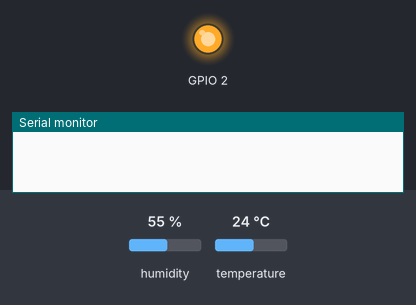
Simulated run of this program. Board: ESP32. Parts: output pins drawn as LEDs (lit = HIGH), the last lines printed to the serial monitor. The inputs (shaded band) are chosen by the test bench; at power-on: humidity 55 %, temperature 24 °C. WiFi joins after 1.5 s; servers stay silent unless stated; no MQTT or app messages arrive unless stated; pins used as bus, display or sensor lines are not drawn. At 3.7 s the program puts the board to deep sleep or switches it off; the recording ends there.

Above: at 0.12 s.
At 1.3 s:
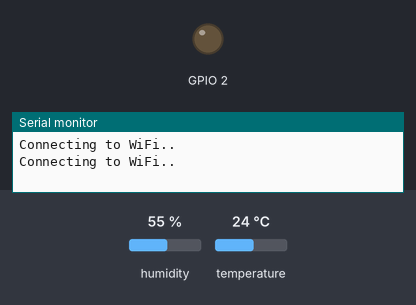
Timing chart, 0 to 3.7 s (numbered marks = the images above):
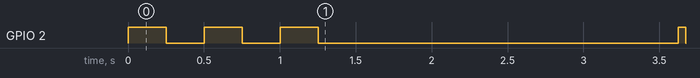

The program:

main.cpp
```cpp
#include <esp_sleep.h>     // we use this to activate ESP32 Deep Sleep
#include <WiFi.h>          // used by PubSubClient library
#include <PubSubClient.h>  //library that allow us to connect to a broker , publish and suscribe to a MQTT topic over the network
#include <DHT.h>           //Allow us to read data from Temperature/Humidity DHT 22  (AM2302), AM2321 sensor
#include <DHT_U.h>         //Allow us to read data from Temperature/Humidity DHT 22  (AM2302), AM2321 sensor
#include <iostream>
#include <string>
#include <ArduinoJson.h>   // help us to "serialize" variables in to a JSON format.
#include <cmath>           // i have used this to round float variables to 2 digits float
using namespace std;


// DHT22 pin configuration

// Uncomment whatever type you're using!
//#define DHTTYPE DHT11   // DHT 11
#define DHTTYPE DHT22   // DHT 22  (AM2302), AM2321
//#define DHTTYPE DHT21   // DHT 21 (AM2301)
#define DHTPIN 16     //pin where you will connect data pin  DHT sensor
#define DHT_SUPPLY 17   //This pin will supply power directly to  dth 22. It will not be ON all time.
DHT dht(DHTPIN, DHTTYPE);

// Deep Sleep Time
long DEEP_SLEEP_TIME_SEC = 600;  //Deep sleep time [Seconds]

// WiFi network configuration
const char *ssid = "Marcano"; // Enter your WiFi name
const char *password = "neutrino";  // Enter WiFi password

// MQTT Broker configuration
const char *mqtt_broker = "192.168.1.15";     // MQTT broker IP
const char *topic = "esp32";                  //this is the MQTT main topic, you can change it.
const char *mqtt_username = "";               // use your MQTT broker uername or leave "" if there is no one.
const char *mqtt_password = "";               // use your MQTT broker password or leave "" if there is no one.
const int mqtt_port = 1883;                   //MQTT broker port, usually 1883.

WiFiClient espClient;
PubSubClient client(espClient);

//
//  This function callback is used when you suscribe to a topic, not the case here, we dont use it, i just publish data and the we put uC to sleep to save battery
void callback(char *topic, byte *payload, unsigned int length) {
 Serial.print("Message arrived in topic: ");
 Serial.println(topic);
 Serial.print("Message:");
 for (int i = 0; i < length; i++) {
     Serial.print((char) payload[i]);
 }
 Serial.println();
 Serial.println("-----------------------");
}

void build_publish_json(float h,float t,float f,float hic,float hif){

  JsonDocument doc;

  char out[256];
  doc["hum"]=round(h * 100.0) / 100.0;
  doc["temp"]=round(t * 100.0) / 100.0;
  doc["tempf"]=round(f * 100.0) / 100.0;
  doc["temphic"]=round(hic * 100.0) / 100.0;
  doc["temphif"]=round(hif * 100.0) / 100.0;

  int L=serializeJson(doc,out);
  Serial.print("String lenght:\n");
  Serial.print(L);
  Serial.print("\nJson to send:\n");
  Serial.print(out);
  Serial.print("\nOk lets publish ..\n");
  client.publish("esp32", out,L);
}

void read_dht(){
// Wait a few seconds between measurements.
  delay(2000);
  digitalWrite (2, HIGH);
  // Reading temperature or humidity takes about 250 milliseconds!
  // Sensor readings may also be up to 2 seconds 'old' (its a very slow sensor)
  float h = dht.readHumidity();
  // Read temperature as Celsius (the default)
  float t = dht.readTemperature();
  // Read temperature as Fahrenheit (isFahrenheit = true)
  float f = dht.readTemperature(true);

  // Check if any reads failed and exit early (to try again).
  if (isnan(h) || isnan(t) || isnan(f)) {
    Serial.println(F("Failed to read from DHT sensor!"));
    return;
  }

  // Compute heat index in Fahrenheit (the default)
  float hif = dht.computeHeatIndex(f, h);
  // Compute heat index in Celsius (isFahreheit = false)
  float hic = dht.computeHeatIndex(t, h, false);

  Serial.print(F("Humidity: "));
  Serial.print(h);
  Serial.print(F("%  Temperature: "));
  Serial.print(t);
  Serial.print(F("°C "));
  Serial.print(f);
  Serial.print(F("°F  Heat index: "));
  Serial.print(hic);
  Serial.print(F("°C "));
  Serial.print(hif);
  Serial.println(F("°F"));
  digitalWrite (2, LOW);

  build_publish_json(h,t,f,hic,hif);  //call to function that build JSON with our sensor data.

}

void setup() {
 //pin to power_supply dht 22
 pinMode (DHT_SUPPLY, OUTPUT);
//led blink
 pinMode (2, OUTPUT);
 // Set software serial baud to 115200;
 Serial.begin(115200);
 // connecting to a WiFi network
 WiFi.begin(ssid, password);
 while (WiFi.status() != WL_CONNECTED) {
    digitalWrite (2, HIGH);;
    delay(250);
    digitalWrite (2, LOW);
    delay(250);
    Serial.println("Connecting to WiFi..");
 }
 Serial.println("Connected to the WiFi network");
 digitalWrite (2, LOW);
 //connecting to a mqtt broker
 client.setServer(mqtt_broker, mqtt_port);
 client.setCallback(callback);
 while (!client.connected()) {
     String client_id = "esp32-client-";
     client_id += String(WiFi.macAddress());
     Serial.printf("The client %s connects to the public mqtt broker\n", client_id.c_str());
     if (client.connect(client_id.c_str(), mqtt_username, mqtt_password)) {
         Serial.println("Public emqx mqtt broker connected");
     } else {
         Serial.print("failed with state ");
         Serial.print(client.state());
         delay(2000);
     }
 }

 // publish and subscribe
 //client.publish(topic, "Hi EMQX I'm ESP32 ^^");     //
 //client.subscribe(topic);     //allow to subcribe to a topic, not the case here we are using deep sleep

 dht.begin();
 digitalWrite (DHT_SUPPLY, HIGH);
 read_dht();                          // Call read_dht function.
 delay(50);                           // time added after dht reading, to complete uart comunication.
 Serial.print(client.state());
 Serial.end();
 client.disconnect();
 WiFi.disconnect();
 digitalWrite (DHT_SUPPLY, LOW);       // Turn off dht22
 digitalWrite (2, HIGH);;
 delay(50);                            // time added before deep sleep, to complete uart comunication and led blink.
 digitalWrite (2, LOW);
 esp_deep_sleep(1000000ULL * DEEP_SLEEP_TIME_SEC);
}

void loop()
{
//client.loop();
}
```

Measured:
- by itself, GPIO 2: LOW → HIGH at 0.00 s, → LOW 0.25 s later, → HIGH 0.25 s later, → LOW 0.25 s later, … (8 changes in this stretch)
